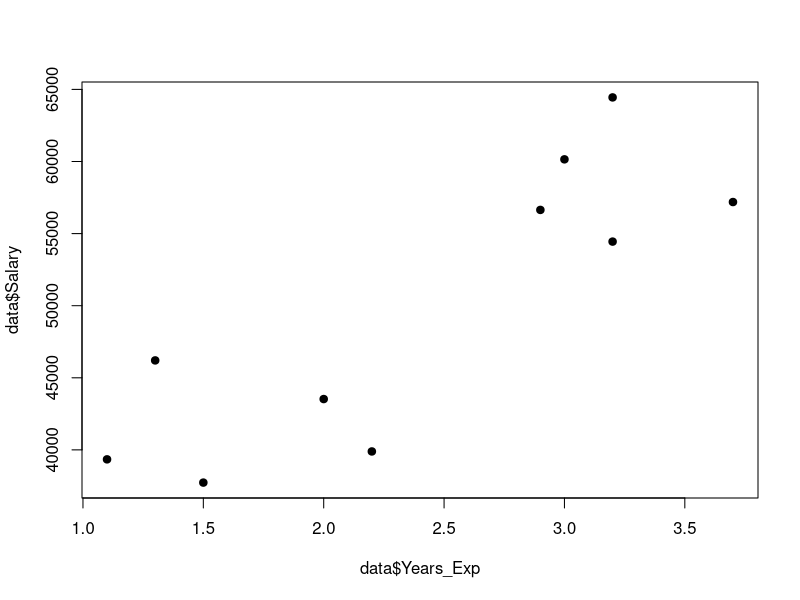
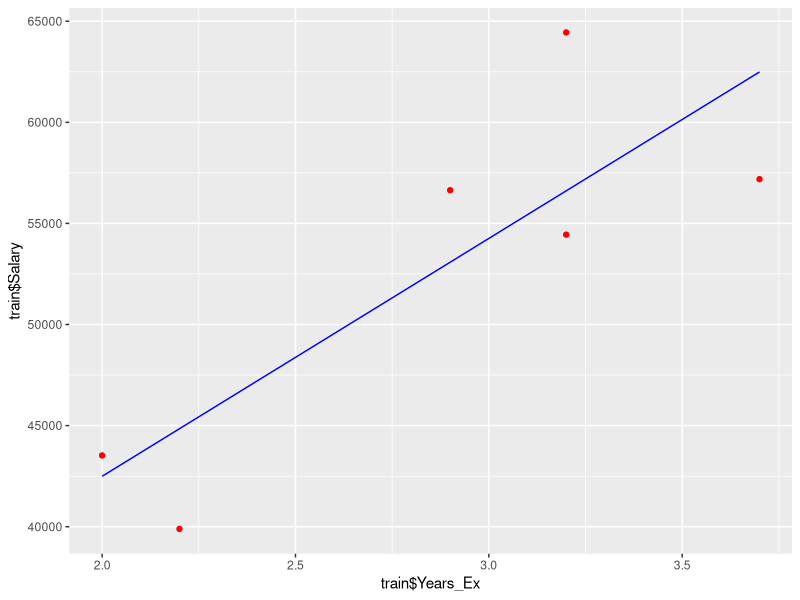

These figures' R source, in order:
#linear regression
library(caTools)
data <- data.frame(
  Years_Exp = c(1.1, 1.3, 1.5, 2.0, 2.2, 2.9, 3.0, 3.2, 3.2, 3.7),
  Salary = c(39343.00, 46205.00, 37731.00, 43525.00,
             39891.00, 56642.00, 60150.00, 54445.00, 64445.00, 57189.00)
)
plot(data$Years_Exp, data$Salary,pch=19)
split=sample.split(data$Salary)
train=subset(data, split == TRUE)
test=subset(data, split == FALSE)
md= lm(formula = Salary ~ Years_Exp,data = train)
coef(md)
ypred = predict(md, newdata = test)
library(ggplot2)
ggplot() + 
  geom_point(aes(x = train$Years_Ex, y = train$Salary),colour = 'red') +
  geom_line(aes(x = train$Years_Ex,y = predict(md, newdata = train)),colour = 'blue')
